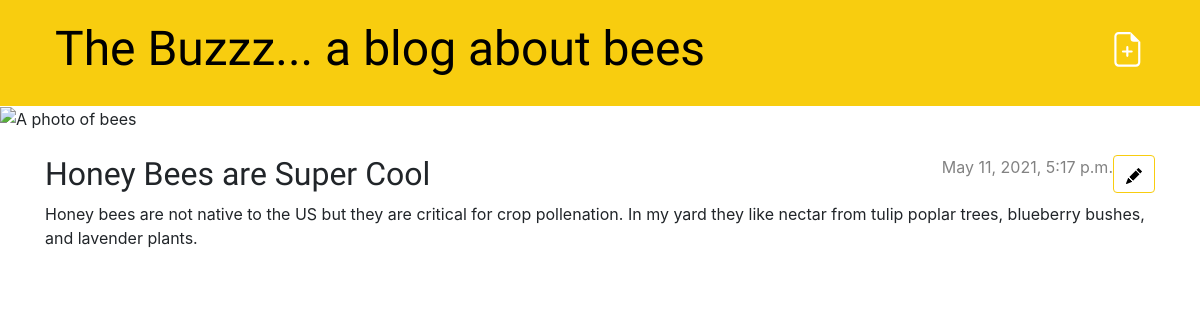
The app's page /post/2/ with its own data.
### blog/models.py (models this page shows, shortened)
class Post(models.Model):
    author = models.ForeignKey(settings.AUTH_USER_MODEL, on_delete=models.CASCADE)
    title = models.CharField(max_length=200)
    text = models.TextField()
    created_date = models.DateTimeField(default=timezone.now)
    published_date = models.DateTimeField(blank=True, null=True)

### blog/views.py (the view)
# urls.py: path('post/<int:pk>/', views.post_detail, name='post_detail'),
def post_detail(request, pk):
    post = get_object_or_404(Post, pk=pk)
    return render(request, 'blog/post_detail.html', {'post': post})

### blog/templates/blog/post_detail.html (shortened to what this page needs)
{% extends 'blog/base.html' %}
{% block content %}
    <article class="post">
        <aside class="actions">
            <a class="btn btn-default href={% url 'post_edit' pk=post.pk %}">
            </a>
        </aside>
        {% if post.published_date %}
            <time class="date">
                {{ post.published_date }}
            </time>
        {% endif %}
        <h2>{{ post.title }}</h2>
        <p>{{ post.text|linebreaksbr }}</p>
    </article>
{% endblock %}

### blog/static/css/blog.css (style rules this page uses)
h1, h2, h3, h4 { font-family: 'Lobster', cursive; }
.date { color: #828282; }
.post { margin-bottom: 70px; }
.post > .date, .post > .actions { float: right; }
.btn-default, .btn-default:visited { color: #000000; background: none; border-color: #f8cd0f; }

### records on screen
Post: published_date "May 11, 2021, 5:17 p.m.", title "Honey Bees are Super Cool", text "Honey bees are not native to the US but they are critical for crop pollenation. In my yard they like nectar from tulip poplar trees, blueberry bushes, and lavender plants."
